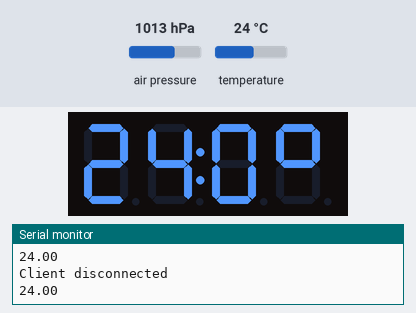
Bench run of a sketch on a simulated Arduino Uno, built for the host (arithmetic inside an expression is 32-bit, double 64-bit). Parts: 4-digit seven-segment display, the last lines printed to the serial monitor. The test bench sets the inputs (shaded band); at power-on: temperature 24 °C, air pressure 1013 hPa. WiFi joins after 1.5 s; servers stay silent unless stated.

Above: at 1.8 s.
1.9 s: temperature set to 12 °C
At 3.1 s:
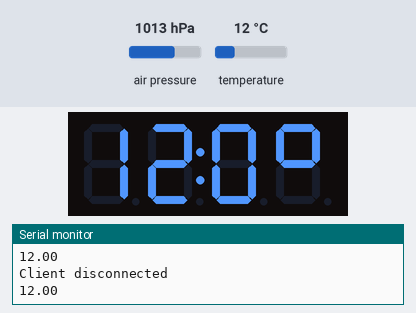
3.5 s: temperature set to 19 °C
At 4.9 s:
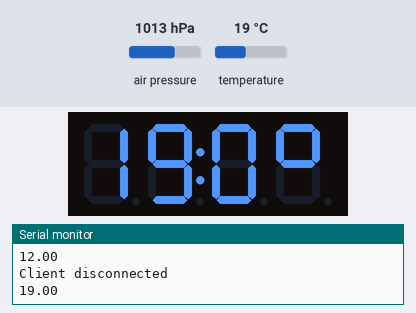
5.6 s: temperature set to 28 °C
At 6.7 s:
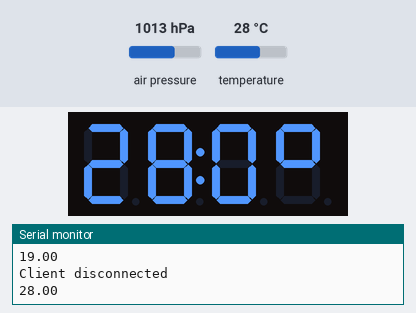
Timing chart, 0 to 8.6 s (numbered marks = the images above; inputs shaded):
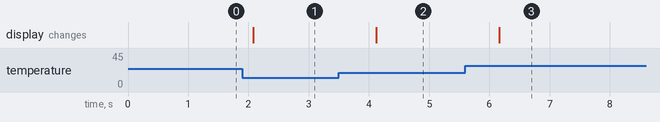

Measured:
- after the input at 1.9 s, the display: changes after 0.18 s (image 1)
- after the input at 3.5 s, the display: changes after 0.62 s (image 2)
- after the input at 5.6 s, the display: changes after 0.56 s (image 3)

The sketch:

arduino_temp_sensbmp280.ino
```cpp
// init bmp280 sensor lib
#include <Wire.h>
#include <SPI.h>
#include <Adafruit_BMP280.h>
Adafruit_BMP280 bmp; // object

// init tm1637 led display lib
#include <TM1637.h>
const int DIO = 2;
const int CLK = 3;
TM1637 tm1637(CLK, DIO); // object

// init ethernet shield
#include <Ethernet.h>
byte mac[] = {0xDE, 0xAD, 0xBE, 0xEF, 0xFE, 0xEE}; // mac addr shield
IPAddress ip(192, 168, 178, 8);
EthernetServer server(80);

String room = "Kantoor Erik";

void setup() {
  Serial.begin(9600);

  // init led display
  tm1637.init(); // init display
  tm1637.set(BRIGHT_TYPICAL); // brightness
  tm1637.display(3, '*'); // print degrees char on 4th digit static
  tm1637.point(1); // enable colon seperator for decimal

  // init bmp sensor
  bmp.begin();
  bmp.setSampling(Adafruit_BMP280::MODE_NORMAL);

  // init ethernet connection
  Ethernet.begin(mac, ip); // start ethernet conn.
  server.begin(); // start server
  Serial.print("HTTP server started at ");
  Serial.println(Ethernet.localIP());
}

void loop() {
  float temp = bmp.readTemperature(); // get current temp. from sensor
  float pres = bmp.readPressure(); // get current pressure from sensor
  Serial.println(temp);

  // print temp to LED display
  tm1637.display(0, getTens(temp));
  tm1637.display(1, getDigit(temp));
  tm1637.display(2, getDecimalValue(temp));

  // serve temp. info to HTTP
  EthernetClient client = server.available(); // listen for inc. clients
  if (client) {
    Serial.println("new client");
    bool currentLineIsBlank = true;
    while (client.connected()) {
      if (client.available()) {
        char c = client.read();
        Serial.write(c);

        if (c == '\n' && currentLineIsBlank) {
          client.println("HTTP/1.1 200 OK");
          client.println("Content-Type: application/json");
          client.println("Connection: close");  // the connection will be closed after completion of the response
          client.println();

          // output temp. in JSON format
          String temperature = (String)temp;
          String pressure = (String)pres;
          String JSON = "{\"room\":\""+room+"\", \"temperature\":\""+temperature+"\", \"pressure\":\""+pressure+"\"}";
          client.println(JSON); // print JSON to client
          break;
        }

        if (c == '\n') {
          // you're starting a new line
          currentLineIsBlank = true;
        } else if (c != '\r') {
          // you've gotten a character on the current line
          currentLineIsBlank = false;
        }
      }
    }
  }

  delay(1000); // 1 sec delay before refresh
  client.stop();
  Serial.println("Client disconnected");
}


// return tens out of two digit int
int getTens(int number)
{
  return (number / 10) % 10;
}

// return last digit of int
int getDigit(int number)
{
  return number % 10;
}

// return 0 or 5 for decimal value
int getDecimalValue(float temp)
{
  // float temp = 23.33
  float decTemp = fmod(temp, 1); // only return remainder decimal values

  if (decTemp >= 0.0 && decTemp <= 0.4)
  {
    return 0;
  }

  if (decTemp >= 0.5 && decTemp <= 0.9)
  {
    return 5;
  }
}
```
